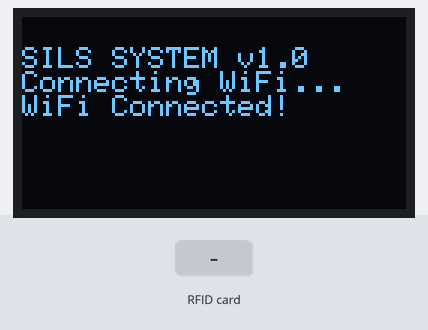
A sketch run on a simulated ESP32. Shown: 128×64 one-colour display. Inputs (shaded band) come from the test bench. WiFi joins after 1.5 s; servers stay silent unless stated; uploads are accepted with an empty reply; what the sketch prints to the serial monitor is not drawn.

Above: at 1.6 s.
At 3.8 s:
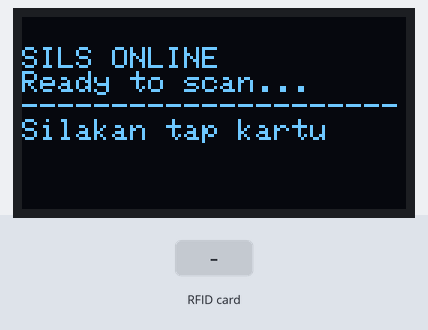
3.9 s: RFID card 5E 7A 19 C4 held to the reader
At 4.05 s:
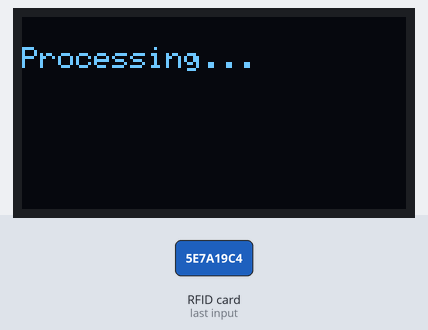
At 4.5 s:
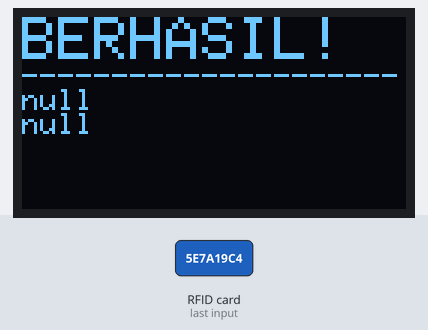
Timing chart, 0 to 6.9 s (numbered marks = the images above; inputs shaded):
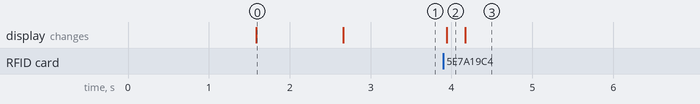

The sketch:

IoTModule.ino
```cpp
#include <WiFi.h>
#include <HTTPClient.h>
#include <ArduinoJson.h>
#include <SPI.h>
#include <MFRC522.h>
#include <Wire.h>
#include <Adafruit_GFX.h>
#include <Adafruit_SSD1306.h>

// --- KONFIGURASI WIFI ---
const char* ssid = "vistar";
const char* password = "vistar66128";

// --- KONFIGURASI API ---
// IP 192.168.1.11 adalah IP laptop Anda dari ipconfig
const char* serverUrl = "http://192.168.1.6:8000/api/scan-rfid";

// --- PIN RFID (SPI) ---
#define SS_PIN    5
#define RST_PIN   22
MFRC522 rfid(SS_PIN, RST_PIN);

// --- PIN OLED (I2C) ---
#define SCREEN_WIDTH 128
#define SCREEN_HEIGHT 64
#define OLED_SDA 25
#define OLED_SCL 26
Adafruit_SSD1306 display(SCREEN_WIDTH, SCREEN_HEIGHT, &Wire, -1);

void setup() {
  Serial.begin(115200);

  // Inisialisasi I2C untuk OLED
  Wire.begin(OLED_SDA, OLED_SCL);
  if(!display.begin(SSD1306_SWITCHCAPVCC, 0x3C)) {
    Serial.println(F("OLED gagal diinisialisasi"));
    for(;;);
  }

  display.clearDisplay();
  display.setTextColor(WHITE);
  display.setTextSize(1);
  display.setCursor(0, 10);
  display.println("SILS SYSTEM v1.0");
  display.println("Connecting WiFi...");
  display.display();

  // Koneksi WiFi
  WiFi.begin(ssid, password);
  while (WiFi.status() != WL_CONNECTED) {
    delay(500);
    Serial.print(".");
  }

  display.println("WiFi Connected!");
  display.display();
  delay(1000);

  // Inisialisasi RFID
  SPI.begin();
  rfid.PCD_Init();

  showIdleMessage();
}

void loop() {
  // Cek apakah ada kartu baru
  if (!rfid.PICC_IsNewCardPresent()) return;
  if (!rfid.PICC_ReadCardSerial()) return;

  // Ambil UID Kartu
  String uidString = "";
  for (byte i = 0; i < rfid.uid.size; i++) {
    uidString += String(rfid.uid.uidByte[i] < 0x10 ? "0" : "");
    uidString += String(rfid.uid.uidByte[i], HEX);
  }
  uidString.toUpperCase();

  Serial.println("Kartu Terdeteksi: " + uidString);
  processAttendance(uidString);

  // Hentikan pembacaan kartu saat ini
  rfid.PICC_HaltA();
  rfid.PCD_StopCrypto1();
}

void processAttendance(String uid) {
  if (WiFi.status() == WL_CONNECTED) {
    display.clearDisplay();
    display.setCursor(0, 10);
    display.println("Processing...");
    display.display();

    HTTPClient http;
    http.begin(serverUrl);
    http.addHeader("Content-Type", "application/json");

    // Body JSON
    StaticJsonDocument<200> doc;
    doc["uid"] = uid;
    String jsonRequest;
    serializeJson(doc, jsonRequest);

    int httpResponseCode = http.POST(jsonRequest);

    if (httpResponseCode > 0) {
      String response = http.getString();
      StaticJsonDocument<500> resDoc;
      deserializeJson(resDoc, response);

      display.clearDisplay();
      display.setCursor(0, 0);

      if (httpResponseCode == 200) {
        // Berhasil Terdaftar atau Sudah Absen
        String msg = resDoc["message"];
        String name = resDoc["data"]["student"]["name"];

        display.setTextSize(2);
        display.println("BERHASIL!");
        display.setTextSize(1);
        display.println("---------------------");
        display.println(name); // Tampilkan nama siswa
        display.println(msg);
      } else {
        // Error (Misal: Siswa tidak ditemukan)
        display.setTextSize(2);
        display.println("GAGAL!");
        display.setTextSize(1);
        display.println("---------------------");
        display.println(resDoc["message"].as<String>());
      }
    } else {
      display.println("Server Error!");
    }

    display.display();
    http.end();
    delay(3000); // Tampilkan pesan selama 3 detik sebelum kembali ke idle
    showIdleMessage();
  }
}

void showIdleMessage() {
  display.clearDisplay();
  display.setTextSize(1);
  display.setCursor(0, 10);
  display.println("SILS ONLINE");
  display.println("Ready to scan...");
  display.println("---------------------");
  display.println("Silakan tap kartu");
  display.display();
}
```

Measured:
- after the input at 3.9 s, the display: changes at once (image 2)
- what the display in image 0 shows lasts 1.1 s, from 1.6 s to 2.7 s
